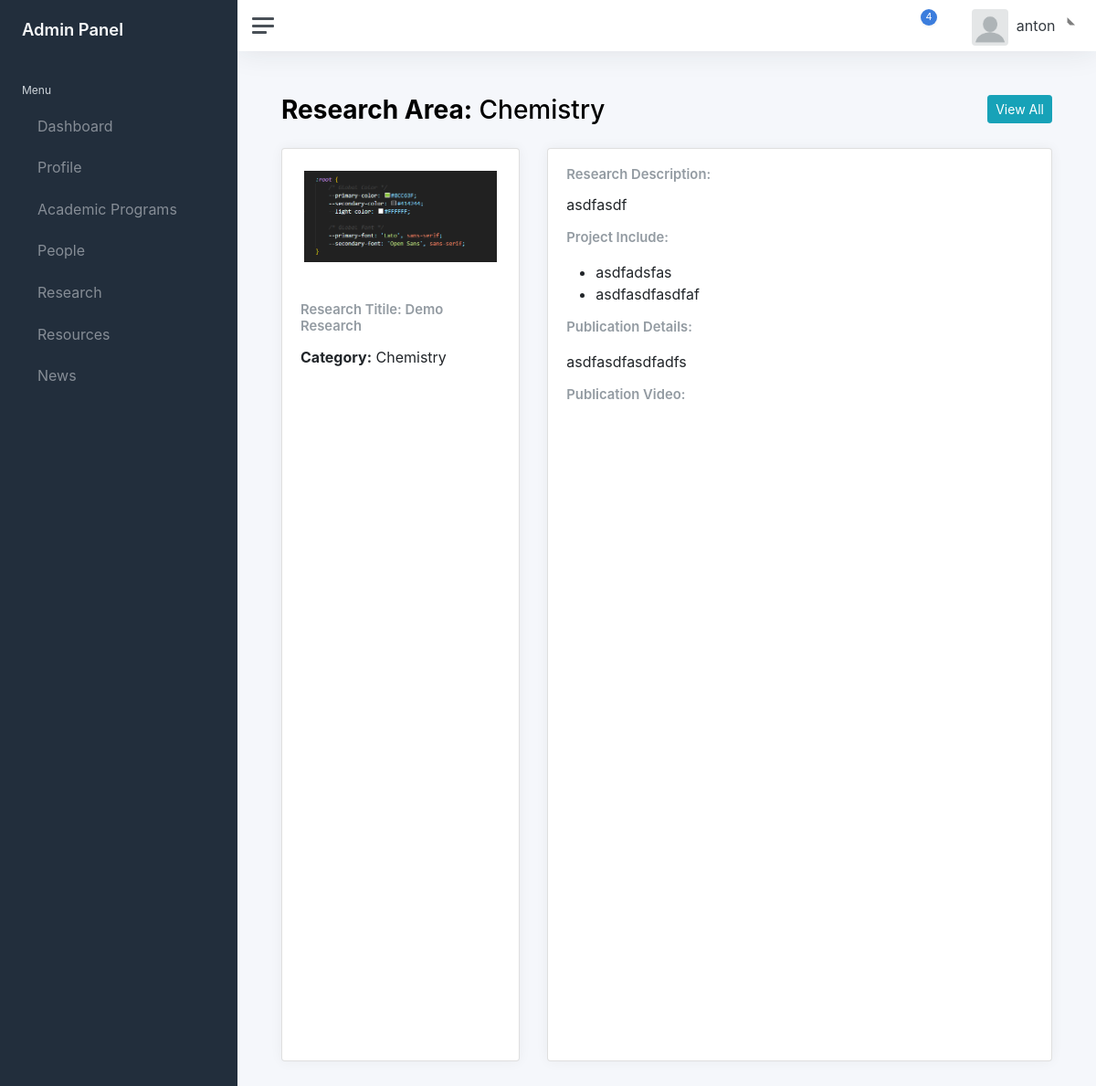
The page /super-admin/research/by-area/2/view (signed in) on the database as committed earlier.
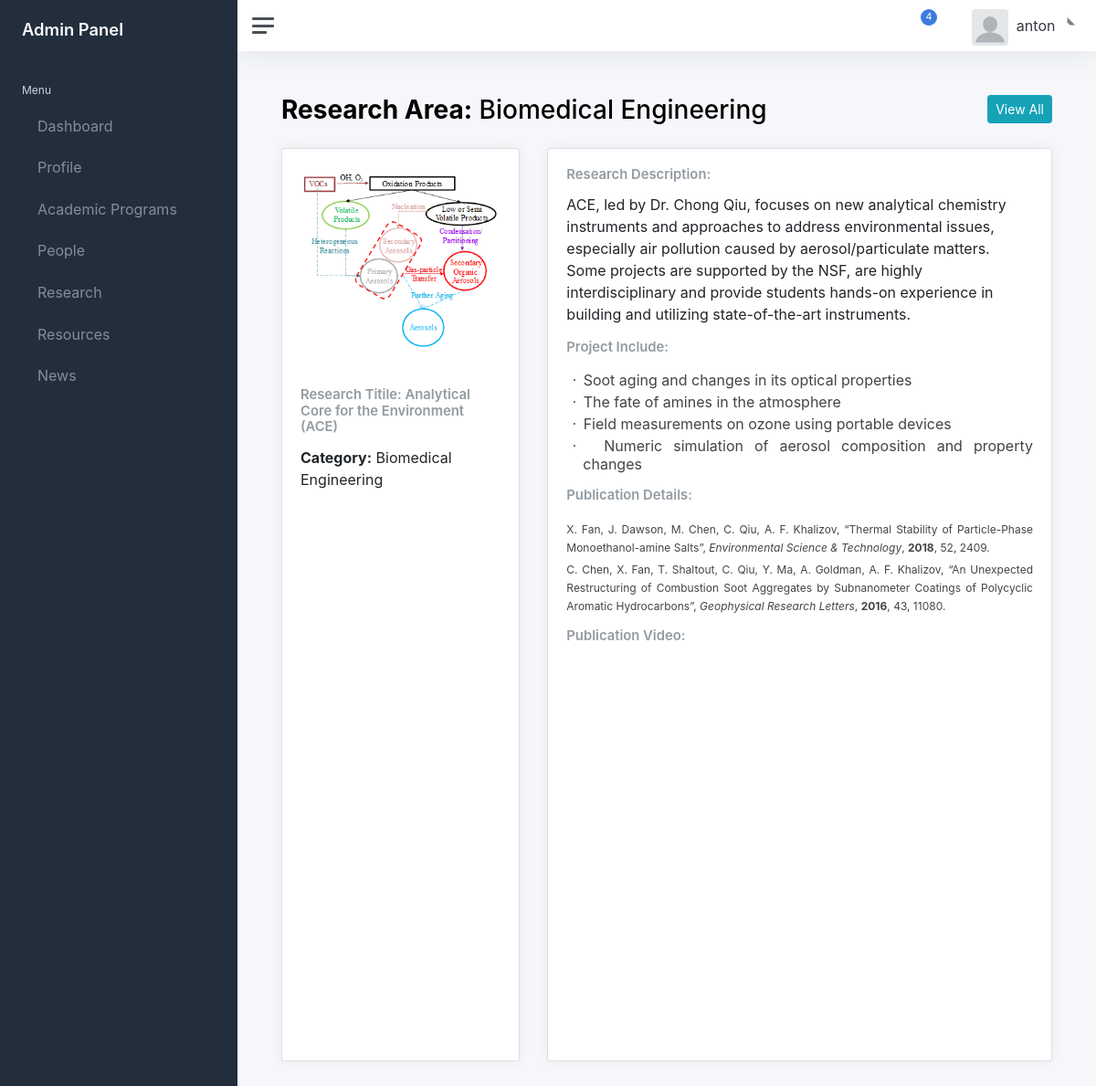
The same page on the database as committed later.
### researchApp/models.py (models this page shows, shortened)
class research_by_area(models.Model):
    research_fields_choice = (
     ("Chemistry","Chemistry"),
     ("Chemical Engineering","Chemical Engineering"),
     ('Biomedical Engineering',"Biomedical Engineering"),
    )
    research_fields = models.TextField(choices=research_fields_choice);
    research_title = models.CharField(max_length=250)
    research_cover = models.ImageField(null=True, blank=True, upload_to="Images/")
    research_description = models.TextField(max_length=250)
    project_include = models.TextField(max_length=250)
    publication_video = models.CharField(max_length=250)
    publication_details = models.TextField(max_length=250)

### researchApp/views.py (the view)
@login_required
def singleResearchByArea(request,id):
    data = research_by_area.objects.get(id=id);
    return render(request, 'researchApp/SingleResearchByarea.html',context={'data':data})

### templates/researchApp/SingleResearchByarea.html (shortened to what this page needs)
{% extends "layouts/admin.html" %}
{% load static %}
{% block content %}
<main class="content">
	<div class="container-fluid p-0">
		  <div class="d-flex justify-content-between pb-2">
		  	<h1 class="h3 mb-3"><strong>Research Area:</strong> {{ data.research_fields }}</h1>
        <a href="{% url 'research_by_area' %}"> <button  class="btn btn-sm btn-info" >View All</button></a>
		  </div>
      <div class="row">
            <div class="col-sm-4" >
              <div class="card" style="height: 1000px !important">
                <img src="/media/{{ BASIC_DIR }}/{{data.research_cover}}" class="card-img-top p-4" alt="...">
                <div class="card-body">
                  <h5 class="card-title">Research Titile: {{ data.research_title }}</h5>
                  <p class="card-text"> <b>Category:</b>  {{ data.research_fields }}</p>
                </div>
              </div>
            </div>
            <div class="col-sm-8">
              <div class="card" style="height: 1000px !important">
                <div class="card-body">
                  <h5 class="card-title">Research Description:</h5>
                  <p class="card-text">{{ data.research_description }}</p>
                  <h5 class="card-title">Project Include:</h5>
                  <p class="card-text">{{ data.project_include|safe }}</p>
                  <h5 class="card-title">Publication Details:</h5>
                  <p class="card-text">{{ data.publication_details|safe }}</p>
                  <h5 class="card-title">Publication Video:</h5>
                  <iframe width="560" height="315" src="{{ data.publication_video}}" title="YouTube video player" frameborder="0" allow="accelerometer; autoplay; clipboard-write; encrypted-media; gyroscope; picture-in-picture" allowfullscreen>
                  </iframe>
                </div>
              </div>
            </div>
      </div>
  </div>
</main>
{% endblock %}

Rows that differ between the two databases and show on the page:
changed research_by_area: research_fields "Chemistry" → "Biomedical Engineering"; research_cover: a different picture; research_title "Demo Research" → "Analytical Core for the Environment (ACE)"; research_description "asdfasdf" → "ACE, led by Dr. Chong Qiu, focuses on new analytical chemistry instruments and approaches to address environmental issues, especially air pollution caused by aerosol/particulate matters. Some projects are supported by the NSF, are highly interdisciplinary and provide students hands-on experience in building and utilizing state-of-the-art instruments."; project_include "asdfadsfas asdfasdfasdfaf" → "· Soot aging and changes in its optical properties · The fate of amines in the atmosphere · Field measurements on ozone using portable devices · Numeric simulation of aerosol composition and property changes"; publication_details "asdfasdfasdfadfs" → "X. Fan, J. Dawson, M. Chen, C. Qiu, A. F. Khalizov, “Thermal Stability of Particle-Phase Monoethanol-amine Salts”, Environmental Science & Technology , 2018 , 52, 2409. C. Chen, X. Fan, T. Shaltout, C. Qiu, Y. Ma, A. Goldman, A. F. Khalizov, “An Unexpected Restructuring of Combustion Soot Aggregates by Subnanometer Coatings of Polycyclic Aromatic Hydrocarbons”, Geophysical Research Letters , 2016 , 43, 11080."
